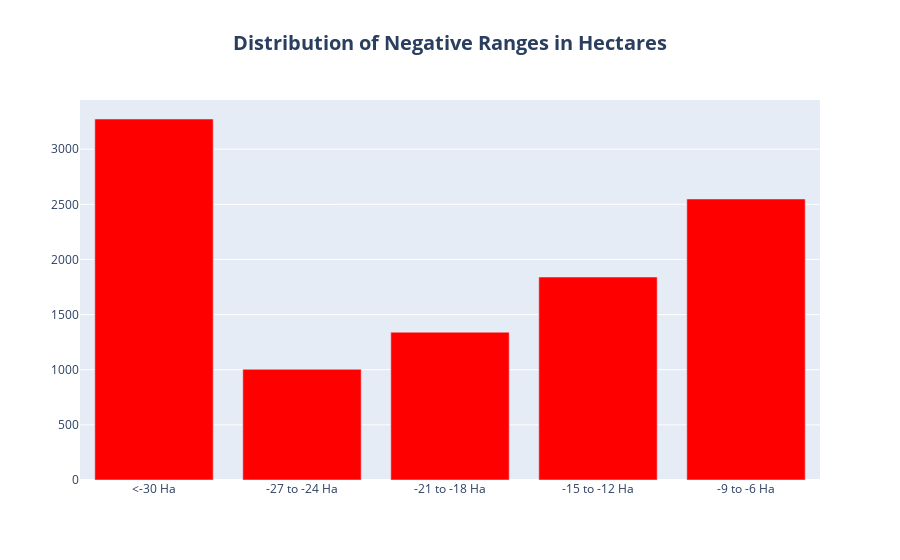

Notebook source saved alongside this figure:
### Code cell
def read_raster(file_path):
    with rasterio.open(file_path) as src:
        raster = src.read(1)
        profile = src.profile
    return raster, profile

def plot_bar_chart(raster, output_file):
    negative_ranges = ['<-30 Ha', '-27 to -24 Ha', '-21 to -18 Ha', '-15 to -12 Ha', '-9 to -6 Ha']  # Reduced ranges (5 parts)
    negative_values = raster[raster < 0].flatten()
    negative_values = negative_values[~np.isnan(negative_values)]

    bins = [-np.inf, -30, -27, -24, -21, -18, -15, -12, -9, -6, 0]  # Adjusted bins based on ranges
    hist, _ = np.histogram(negative_values, bins=bins)

    # Scale pixel count to hectares (same as before)
    hist = hist * 0.3

    fig = go.Figure(go.Bar(
        x=negative_ranges,
        y=hist,
        name="Rangos Negativos",
        marker=dict(color='rgba(255, 0, 0, 1.0)')  # Red color for negative ranges
    ))

    fig.update_layout(
        title_text="Distribution of Negative Ranges in Hectares",  # Single title with desired text
        title_x=0.5,  # Center the title horizontally
        title_font_size=20,  # Increase title font size
        title_font_weight="bold"  # Make title bold for emphasis
    )

    fig.write_image(output_file, scale=2)
    fig.show()

raster_file = 'C:/Users/Facu/Desktop/Malawi/trend.tif'
output_file = 'C:/Users/Facu/Desktop/Malawi/biomass_negative_ranges_bar_chart.png'

raster, profile = read_raster(raster_file)
plot_bar_chart(raster, output_file)

### Figure 1 — Plotly figure (JSON) as saved in the notebook; plotly's stock layout.template omitted (floating-point values rounded to 4 significant figures)
{"data": [{"marker": {"color": "rgba(255, 0, 0, 1.0)"}, "name": "Rangos Negativos", "type": "bar", "x": ["<-30 Ha", "-27 to -24 Ha", "-21 to -18 Ha", "-15 to -12 Ha", "-9 to -6 Ha"], "y": [3274.0, 1004.0, 1340.0, 1840.0, 2548.0, 3665.0, 5361.0, 7966.0, 13240.0, 134800.0]}], "layout": {"title": {"font": {"size": 20, "weight": "bold"}, "text": "Distribution of Negative Ranges in Hectares", "x": 0.5}}}
